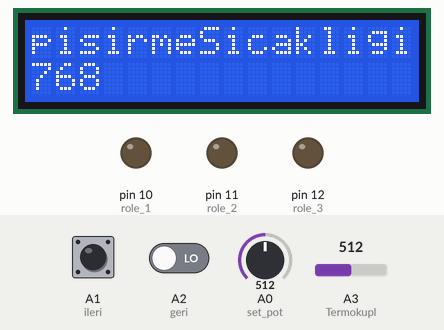
Recording of a sketch running on a simulated Arduino Uno, built with avr-gcc and run on an emulated ATmega328P. On the bench: 16×2 character LCD, output pins drawn as LEDs (lit = HIGH). Inputs (shaded band) come from the test bench; at power-on: A0 (set_pot) = 512, A1 (ileri) LOW, A2 (geri) LOW, A3 (Termokupl) = 512.

Above: at 2.2 s.
2.3 s: A0 (set_pot) set to 610
At 2.9 s:
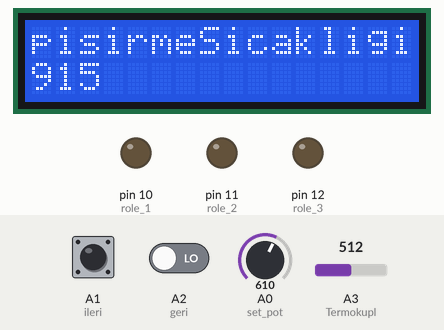
3.8 s: A1 (ileri) driven HIGH
At 4.5 s:
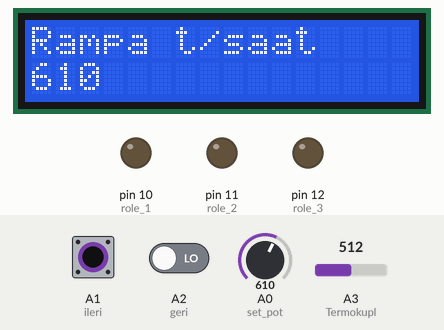
5.3 s: A0 (set_pot) set to 590
At 6.4 s:
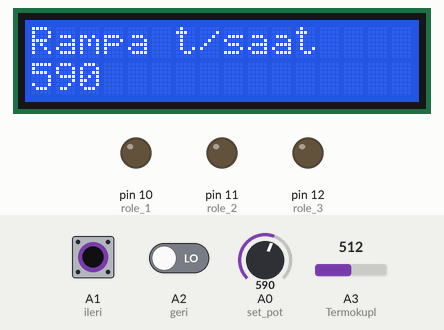
6.8 s: A2 (geri) driven HIGH
At 8.0 s:
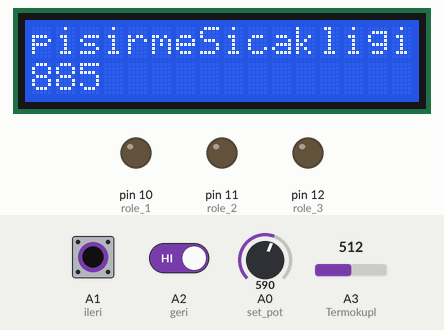
8.3 s: A0 (set_pot) set to 511
At 8.7 s:
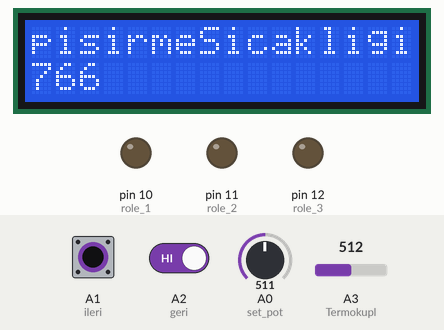
9.8 s: A1 (ileri) pulsed LOW 5 times (0.12 s each, 0.3 s apart)
At 12.1 s:
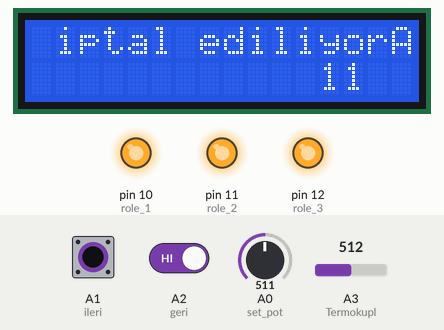
Timing chart, 0 to 13.6 s (numbered marks = the images above; inputs shaded):
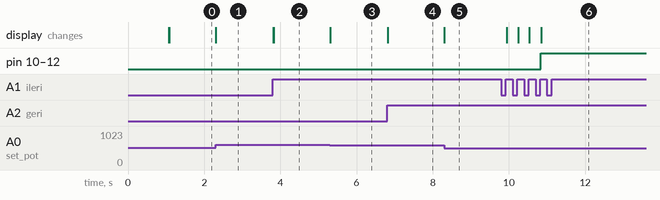

Measured:
- after the input at 2.3 s, the display: first changes at once (image 1 shows a later state)
- after the input at 3.8 s, the display: first changes at once (image 2 shows a later state)
- after the input at 5.3 s, the display: first changes at once (image 3 shows a later state)
- after the input at 6.8 s, the display: first changes at once (image 4 shows a later state)
- after the input at 8.3 s, the display: first changes at once (image 5 shows a later state)
- after the input at 9.8 s, pin 10 (role_1), pin 11 (role_2), pin 12 (role_3): LOW → HIGH after 1.0 s; the display: first changes after 0.14 s (image 6 shows a later state)

The sketch:

firin_projesi_v2r8.ino
```cpp
//v2r8 revlist
//Elektrik Kesintisi hali için rampa düzenlendi
//Pot maks. sıcaklık ayarı 1100C olarak güncellendi.

#include <LiquidCrystal.h>
#include <Bounce2.h>

//LCD Ekran
LiquidCrystal lcd(9, 8, 5, 4, 3, 2);

//Debounce
Bounce debounce_ileri = Bounce();
Bounce debounce_geri = Bounce();


//Çıkış Pin Tanımlama
#define role_1 10
#define role_2 11
#define role_3 12
#define test_led 13

//Buton Pin Tanımlama
#define set_pot A0
#define ileri A1
#define geri A2


// Değişkenler
int t_max_pot;                                        // Maksimum sıcaklık Pot okunan değer
int t_max_pot_old;
int t_ramp_pot;                                       // Sıcaklık rampası Pot okunan değer
int t_ramp_pot_old;
int t_ramp_start;                                       //t_ramp için başlangıç sıcaklık değeri
int t_time_pot;                                       // Pişirim süresi Pot okunan değer
int t_time_pot_old;
int t_max;                                            // Maksimum sıcaklık
int t_ramp;                                           // Sıcaklık rampası
float t_ramp_basamak;                                   // Rampa basamak değeri
float t_ramp_anlik;                                  // Rampanın o anki sıcaklığı
int t_olcum_periyot = 0;                            // Rampanın ölçüm periyodu (60 => dakikadada bir; 120 => 30sn'de bir)

//Zaman Değişkenleri
unsigned long t_time;                                 // Pişirim süresi dk
unsigned long t_pisirim_baslangic = 0;                //Pişirim başlangıç anı ms
unsigned long t_pisirim_bitis;                        // pisirim bitis anı
unsigned long t_kontrol_zaman= 0;                 // Sıcaklık kontrol zamanları ms
unsigned long t_kontrol_zaman_periyot = 5000;        // on/off kontrol ve rampa için periyot(ms)
unsigned long t_kalan;                                // Pişirim kalan süre dk
unsigned long t_anlik_zaman;                          // Pişirim gerçek zaman
unsigned long lcd_clear_time;
unsigned long lcd_clear_gap = 1000;                   //LCD Temizleme periyodu

int t_instant_analog;                                 // Termokupl okunan değer
int t_instant;                                        // Termokupl sıcaklık
int menu_sayac = 1;                                   //Menu No

//Programı iptal etmek için
int buttonCase = 0;                                   //Butonun başlangıç değerini LOW olarak atadık.
long lastTime = 0;                                    //En son butona basma zamanını bu değişkende tutacağız.

boolean lcd_clear_flag;
char relay_status = 80;
void setup() {

  //Pin ayarları
  pinMode(A0, INPUT);  //Pot
  pinMode(A1, INPUT);  //İleri Butonu
  pinMode(A2, INPUT);  //Geri Butonu
  pinMode(A3, INPUT);  //Termokupl

  pinMode(10, OUTPUT); //Röle 1
  pinMode(11, OUTPUT); //Röle 2
  pinMode(12, OUTPUT); //Röle 3

   //Röle Pin Başlangıç Ayarları
  digitalWrite(role_1, LOW);
  digitalWrite(role_2, LOW);
  digitalWrite(role_3, LOW);

  //Buton Debounce Süreleri
  debounce_ileri.attach(ileri);
  debounce_ileri.interval(10);

  debounce_geri.attach(geri);
  debounce_geri.interval(10);

  //LCD İlk Ayarlar
  lcd.begin(16, 2);                                   // LCD sütun satır sayısı
  //Başlangıç Menusu
  lcd.print("42 v2r8");
  delay (1000);
  lcd.clear();


  //Seriport Veri Okuma
  //Serial.begin(9600);
  //Serial.write("2");

}

void loop() {

  //buton okumalar
debounce_ileri.update();
debounce_geri.update();

int ileri_db = debounce_ileri.rose();
int geri_db = debounce_geri.rose();


//      t_kontrol_zaman = 30000;                       // Her dakika kontrol için ilk zaman aralığı girildi
//      lcd.clear();
//    }
//    menu_sayac++;
//  }
//  else if (geri_buton == HIGH)
//  {
//    menu_sayac--;
//  }


  //Menü seçimi
  if (ileri_db == HIGH)
  {

    menu_sayac++;
    lcd_clear_flag = false;

  }
  else if (geri_db == HIGH)
  {
   menu_sayac--;
   lcd_clear_flag = false;

  }

  //menu sayacının eksilere düşmemesi için
  if (menu_sayac <= 0 )
  {
    menu_sayac = 1;
  }
  //menu sayacının 6'ten ileri gitmemesi için
  if (menu_sayac >= 6)
  {
    menu_sayac = 6;
  }
  //Menuler
  switch (menu_sayac)
  {
    case 1: //maksimum sıcaklık değeri giriş ekranı

      if (lcd_clear_flag == false)
      {
        lcd.clear();
        lcd_clear_flag = true;
      }
      lcd.setCursor(0, 0);
      lcd.print("pisirmeSicakligi");
      //Pisirme sıcakkığı
      lcd.setCursor(0, 1);
      t_max_pot = analogRead(set_pot);
      t_max = t_max_pot * 1.5;

      if (t_max>1100)                                 // Sıcaklık değerinin 100 ile 1200 arasında olması için
      {
        t_max=1100;
      }
      else if (t_max<100)
      {
        t_max=100;
      }
      if (t_max_pot_old != t_max_pot)
      {
        lcd.clear();
         t_max_pot_old = t_max_pot;
      }
      lcd.print(t_max);
      Serial.write("  sicaklik:");
      Serial.print(t_max);
      break;

    case 2: //sıcaklık rampası değeri giriş ekranı santigrat derece/saat
      if (lcd_clear_flag == false)
      {
        lcd.clear();
        lcd_clear_flag = true;
      }
      lcd.setCursor(0, 0);
      lcd.print("Rampa t/saat");
      //rampa süresi
      lcd.setCursor(0, 1);
      t_ramp_pot = analogRead(set_pot);
      t_ramp = t_ramp_pot * 1;
       if (t_ramp>1000)                                 // rampa değerinin 100 ile 1200 arasında olması için
      {
        t_ramp=1000;
      }
      else if (t_ramp<100)
      {
        t_ramp=100;
      }
            if (t_ramp_pot_old != t_ramp_pot)
      {
        lcd.clear();
         t_ramp_pot_old = t_ramp_pot;
      }
      lcd.print(t_ramp);
      break;

    case 3: //pisirme süresi değeri giriş ekranı
      if (lcd_clear_flag == false)
      {
        lcd.clear();
        lcd_clear_flag = true;
      }
      lcd.setCursor(0, 0);
      lcd.print("Pisirim Suresi");
      //pisirme süresi
      lcd.setCursor(0, 1);
      t_time_pot = analogRead(set_pot);
      t_time = t_time_pot;
      if(t_time<1)                                      // Süre sınırı 1-600 dk arasında sınırlandırıldı.
      {
      t_time = 1;
      }
      else if (t_time>600)
      {
      t_time = 600;                                     // Dakika cinsınden giriş
      }
      if (t_time_pot_old != t_time_pot)
      {
        lcd.clear();
         t_time_pot_old = t_time_pot;
      }
      lcd.print(t_time);
      break;

    case 4: //onay ekranı
      if (lcd_clear_flag == false)
      {
        lcd.clear();
        lcd_clear_flag = true;
      }
      lcd.setCursor(0, 0);
      lcd.print("Ayarlari Onayla");
      lcd.setCursor(0, 1);
      lcd.print(t_max);
      lcd.setCursor(5, 1);
      lcd.print(t_ramp);
      lcd.setCursor(10, 1);
      lcd.print(t_time);
      break;
  }

if (menu_sayac==5)
{
  lcd.clear();
  menu_sayac=6;
  lcd_clear_flag = false;
  }
while (menu_sayac == 6)
{
  pisirim();
}
} //loop kapatma süslü parantezi


void pisirim()   //Fırın Pişirim
{
//Saat Dakika Sayacı ve ilk değerlerin elde edilmesi
  if (t_pisirim_baslangic == 0)
  {
  t_pisirim_baslangic = millis();

  t_olcum_periyot = t_kontrol_zaman_periyot / 1000;                   //Sn cinsine çevrildi
  t_ramp_basamak = (t_olcum_periyot * (t_ramp) / (float)3600);        // Basamak adımı belirle
  t_ramp_anlik = analogRead(A3);                                      //rampa başlangıç sıcaklığı
  t_ramp_anlik = (t_ramp_anlik*2-250);  // Gerçek değere çevir
  }


  t_pisirim_bitis = t_pisirim_baslangic + t_time*60000;
  t_kalan = (t_pisirim_bitis - millis())/ 60000;                  // Ekranda kalan süreyi göstermek için

//Zaman bitimi ve bitiş fonksiyonuna geçiş
  if (millis() > t_pisirim_bitis && t_pisirim_baslangic != 0)
  {
//    lcd.clear();
//    bitis();
  }
  else
  {
//Do Nothing
  }

//Sabit Metinler
      lcd.setCursor(0,0);
      lcd.print("Sicaklik:");
      lcd.setCursor(14,0);
      lcd.print("R");
      lcd.setCursor(0,1);
      lcd.print("Kalan Sure:");

  //*****************Sıcaklık Hesap*******************


  t_instant_analog = analogRead(A3); //Termokupl'dan sıcaklık analog oku
  t_instant = (t_instant_analog*2-250);  // Gerçek değere çevir

  //t_pisirim_baslangic değişkeni referans zaman olarak alındı
  t_anlik_zaman = millis();  // Çalışma anındaki zaman alındı

  if (t_pisirim_baslangic + t_kontrol_zaman <= t_anlik_zaman)  // zamana bak, eğer süre dolduysa kontrol noktasını bir dk arttır
  {
    t_kontrol_zaman = t_kontrol_zaman + t_kontrol_zaman_periyot;

    t_ramp_anlik = t_ramp_anlik + t_ramp_basamak;

    if (t_instant >  t_ramp_anlik)                // Eğer anlık sıcaklık değeri rampadan büyükse enerjiyi kes
    {
      digitalWrite(10, LOW);                      //SSR1
      digitalWrite(11, LOW);                      //SSR2
      digitalWrite(12, LOW);                      //SSR3
      digitalWrite(13, LOW);                      //LED
      relay_status = 80;

//      lcd.setCursor (15,0);
//      lcd.print("P");

    }
    else                                                 //Diğer durumlarda sistemi enerjili bırak
    {
      digitalWrite(10, HIGH);                      //SSR1
      digitalWrite(11, HIGH);                      //SSR2
      digitalWrite(12, HIGH);                      //SSR3
      digitalWrite(13, HIGH);                      //LED

      relay_status = 65;
//      lcd.setCursor (15,0);
//      lcd.print("A");

  }
}
  //Ekrandaki değişkenler

if (lcd_clear_flag == false)
{
  lcd.clear();
  lcd_clear_flag = true;
  lcd_clear_time = millis()+lcd_clear_gap;
  lcd.setCursor(9,0);
  lcd.print(t_instant);
  lcd.setCursor(11,1);
  lcd.print(t_kalan);
  lcd.setCursor (15,0);
  lcd.print(relay_status);
}


if (lcd_clear_flag && (lcd_clear_time<millis()))
{
  lcd_clear_flag = false;
}

  //****************Buton durumu okuma 3 sn algılama için************************

  unsigned long startTime = millis() ;
  long highTime = 0;
  buttonCase = digitalRead(A2);

  boolean isFirstPress = false;
  boolean isStop = false;
  unsigned long goalTime;

  while (!isStop && (buttonCase == HIGH) )
  {
    if (isFirstPress == false)
    {
      isFirstPress = true;
      goalTime = millis() + 3000;
    }
    else
      {
      if (millis() >= goalTime)
      {
        isStop = 1;
      }
      else
      {
        lcd.setCursor(0, 1);
        lcd.print("            "); // ekranda bir önceli değişkeni silmek için
        lcd.setCursor(0, 0);
        lcd.print(" iptal ediliyor");

      }
    }

    buttonCase = digitalRead(A2);
  }
  if (isStop)
  {
    lcd.clear();
    menu_sayac = 1;
  }

}//void pisirim kapanis

//void bitis()
//{
//  //lcd.clear();
//  lcd.setCursor(0, 0);
//  lcd.print("Pisirim Tamamlandi");
//}
```
